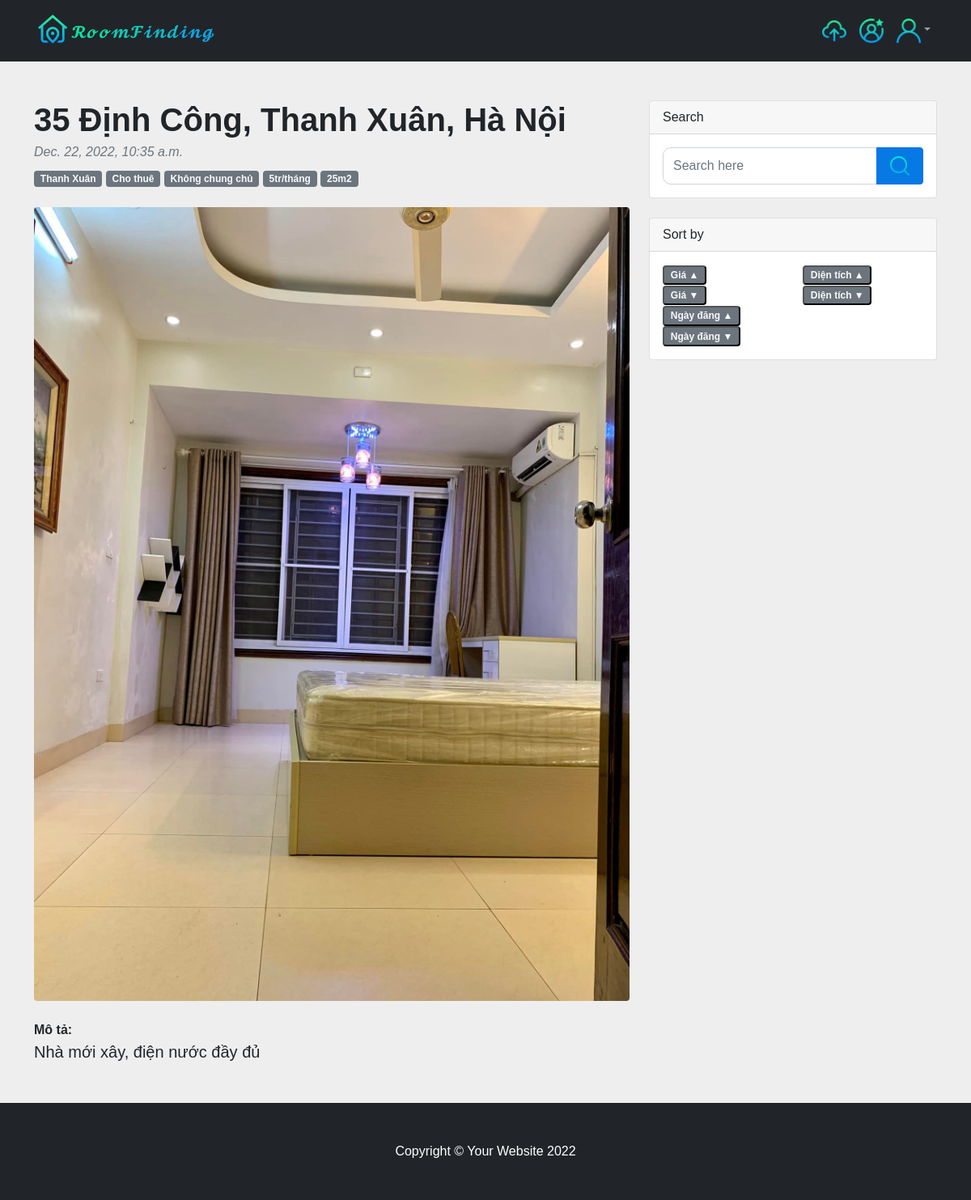
The page /inforpage/e81fe32c-541c-48ad-8c65-1bb3455acc9f on the database its author committed.
### core/models.py (models this page shows, shortened)
class Post(models.Model):
    id = models.UUIDField(primary_key=True, default=uuid.uuid4)
    user = models.TextField(max_length=100)
    image = models.ImageField(upload_to='post_images',
                              default='default_post_image.avif')
    createTime = models.DateTimeField(default=datetime.now)
    type = models.TextField(default='Cho thuê')
    housetype = models.TextField(default='Không chung chủ')
    location = models.TextField()
    district = models.TextField(default='Undefined District')
    price = models.IntegerField(default=0)
    area= models.IntegerField(default=0)
    details = models.TextField()
    like_check= models.IntegerField(default=random.randint(1,99))
    user_wishList= models.ManyToManyField(User, related_name='user_wishList', blank=True)

### core/views.py (the view)
# urls.py: path('inforpage/<str:postid>', views.inforpage, name='inforpage'),
def inforpage(request, postid):
    user_post = Post.objects.get(id=postid)
    context = {
        'user_post': user_post,
    }
    return render(request, 'inforpage.html', context)

### templates/inforpage.html (shortened to what this page needs)
{% load static %}
<!DOCTYPE html>
<html lang="en">
<head>
    <link href="{% static 'css/styles.css' %}" rel="stylesheet" />
</head>
<body>
    {% include 'header.html' %}
    <div class="container mt-5">
        <div class="row">
            <div class="col-lg-8">
                <article>
                    <header class="mb-4">
                        <h1 class="fw-bolder mb-1">{{user_post.location}}, {{user_post.district}}, Hà Nội</h1>
                        <div class="text-muted fst-italic mb-2">{{user_post.createTime}}</div>
                        <a class="badge bg-secondary text-decoration-none link-light" href="#!">{{user_post.district}}</a>
                        <a class="badge bg-secondary text-decoration-none link-light" href="#!">{{user_post.type}}</a>
                        <a class="badge bg-secondary text-decoration-none link-light" href="#!">{{user_post.housetype}}</a>
                        <a class="badge bg-secondary text-decoration-none link-light" href="#!">{{user_post.price}}tr/tháng</a>
                        <a class="badge bg-secondary text-decoration-none link-light" href="#!">{{user_post.area}}m2</a>
                    </header>
                    <figure class="mb-4"><img class="img-fluid rounded"
                            src="{{user_post.image.url}}" alt="..." /></figure>
                    <section class="mb-5">
                        <div class="fw-bold">Mô tả:</div>
                        <p class="fs-5 mb-4">{{user_post.details}}</p>
                    </section>
                </article>
            </div>
            {% include 'sideWidget.html' %}
        </div>
    </div>
    <footer class="py-5 bg-dark">
        <div class="container">
            <p class="m-0 text-center text-white">Copyright &copy; Your Website 2022</p>
        </div>
    </footer>
</body>
</html>

### rows shown on the page
Post: location "35 Định Công", district "Thanh Xuân", createTime "Dec. 22, 2022, 10:35 a.m.", type "Cho thuê", housetype "Không chung chủ", price "5", area "25", image (picture), details "Nhà mới xây, điện nước đầy đủ"
